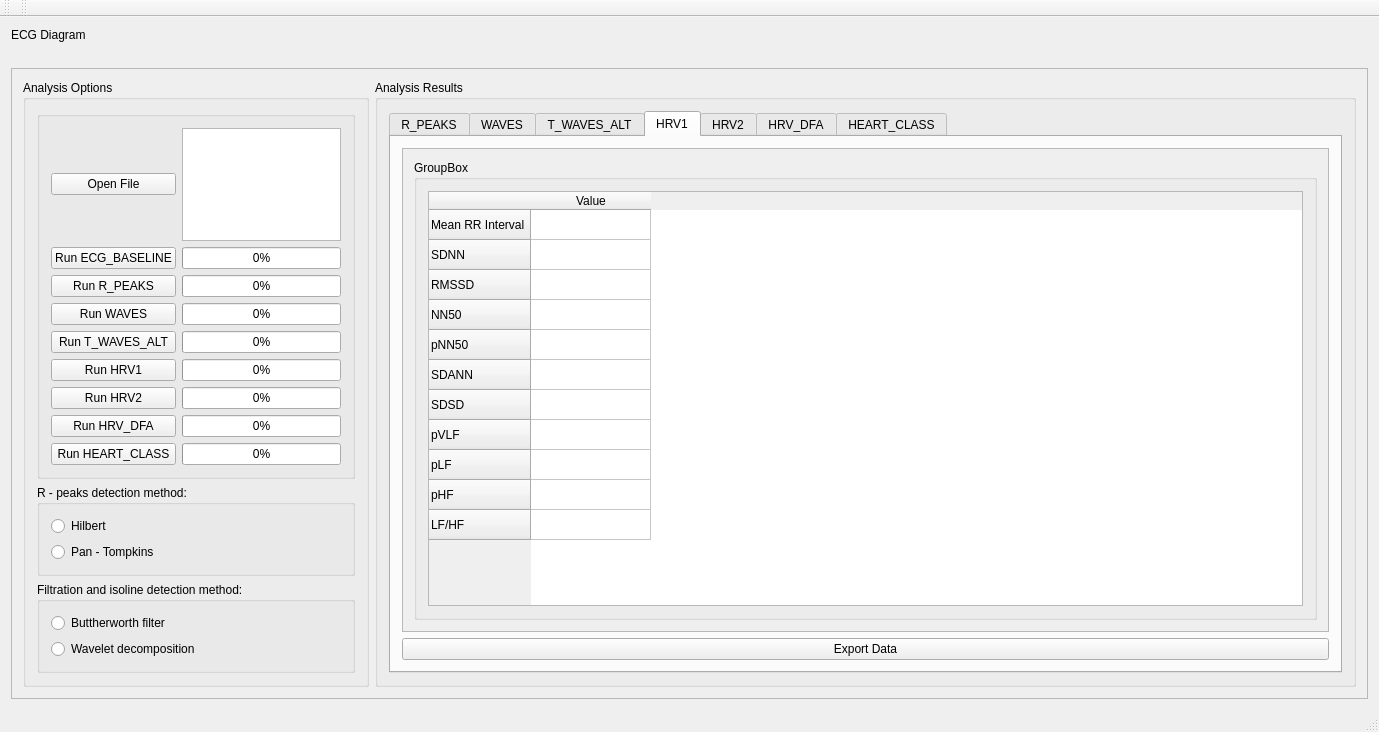
<?xml version="1.0" encoding="UTF-8"?>
<ui version="4.0">
 <class>MainWindow</class>
 <widget class="QMainWindow" name="MainWindow">
  <property name="geometry">
   <rect>
    <x>0</x>
    <y>0</y>
    <width>1379</width>
    <height>732</height>
   </rect>
  </property>
  <property name="windowTitle">
   <string>MainWindow</string>
  </property>
  <widget class="QWidget" name="centralWidget">
   <layout class="QVBoxLayout" name="verticalLayout_4">
    <item>
     <widget class="QLabel" name="label">
      <property name="text">
       <string>ECG Diagram</string>
      </property>
     </widget>
    </item>
    <item>
     <widget class="QLabel" name="label_pic">
      <property name="sizePolicy">
       <sizepolicy hsizetype="Preferred" vsizetype="Preferred">
        <horstretch>0</horstretch>
        <verstretch>0</verstretch>
       </sizepolicy>
      </property>
      <property name="text">
       <string/>
      </property>
     </widget>
    </item>
    <item>
     <widget class="QScrollArea" name="scrollArea_8">
      <property name="widgetResizable">
       <bool>true</bool>
      </property>
      <widget class="QWidget" name="scrollAreaWidgetContents_10">
       <property name="geometry">
        <rect>
         <x>0</x>
         <y>0</y>
         <width>1345</width>
         <height>628</height>
        </rect>
       </property>
       <layout class="QHBoxLayout" name="horizontalLayout_4">
        <item>
         <widget class="QGroupBox" name="groupBox_3">
          <property name="maximumSize">
           <size>
            <width>346</width>
            <height>627</height>
           </size>
          </property>
          <property name="title">
           <string>Analysis Options</string>
          </property>
          <layout class="QVBoxLayout" name="verticalLayout">
           <item>
            <widget class="QGroupBox" name="groupBox_4">
             <property name="title">
              <string/>
             </property>
             <layout class="QGridLayout" name="gridLayout_5">
              <item row="3" column="1">
               <widget class="QProgressBar" name="progressBar">
                <property name="value">
                 <number>0</number>
                </property>
               </widget>
              </item>
              <item row="8" column="1">
               <widget class="QProgressBar" name="progressBar_4">
                <property name="value">
                 <number>0</number>
                </property>
               </widget>
              </item>
              <item row="10" column="1">
               <widget class="QProgressBar" name="progressBar_6">
                <property name="value">
                 <number>0</number>
                </property>
               </widget>
              </item>
              <item row="9" column="1">
               <widget class="QProgressBar" name="progressBar_5">
                <property name="value">
                 <number>0</number>
                </property>
               </widget>
              </item>
              <item row="1" column="1">
               <widget class="QTextBrowser" name="textBrowser">
                <property name="sizePolicy">
                 <sizepolicy hsizetype="Preferred" vsizetype="Preferred">
                  <horstretch>0</horstretch>
                  <verstretch>0</verstretch>
                 </sizepolicy>
                </property>
               </widget>
              </item>
              <item row="9" column="0">
               <widget class="QPushButton" name="RunHRV2">
                <property name="text">
                 <string>Run HRV2</string>
                </property>
               </widget>
              </item>
              <item row="8" column="0">
               <widget class="QPushButton" name="RunHRV1">
                <property name="text">
                 <string>Run HRV1</string>
                </property>
               </widget>
              </item>
              <item row="6" column="0">
               <widget class="QPushButton" name="RunWAVES">
                <property name="text">
                 <string>Run WAVES</string>
                </property>
               </widget>
              </item>
              <item row="1" column="0">
               <widget class="QPushButton" name="OpenFile">
                <property name="text">
                 <string>Open File</string>
                </property>
               </widget>
              </item>
              <item row="6" column="1">
               <widget class="QProgressBar" name="progressBar_2">
                <property name="value">
                 <number>0</number>
                </property>
               </widget>
              </item>
              <item row="11" column="0">
               <widget class="QPushButton" name="RunHEART_CLASS">
                <property name="text">
                 <string>Run HEART_CLASS</string>
                </property>
               </widget>
              </item>
              <item row="11" column="1">
               <widget class="QProgressBar" name="progressBar_7">
                <property name="value">
                 <number>0</number>
                </property>
               </widget>
              </item>
              <item row="7" column="1">
               <widget class="QProgressBar" name="progressBar_3">
                <property name="value">
                 <number>0</number>
                </property>
               </widget>
              </item>
              <item row="3" column="0">
               <widget class="QPushButton" name="RunR_PEAKS">
                <property name="enabled">
                 <bool>true</bool>
                </property>
                <property name="text">
                 <string>Run R_PEAKS</string>
                </property>
               </widget>
              </item>
              <item row="7" column="0">
               <widget class="QPushButton" name="RunT_WAVES_ALT">
                <property name="text">
                 <string>Run T_WAVES_ALT</string>
                </property>
               </widget>
              </item>
              <item row="10" column="0">
               <widget class="QPushButton" name="RunHRV_DFA">
                <property name="text">
                 <string>Run HRV_DFA</string>
                </property>
               </widget>
              </item>
              <item row="2" column="0">
               <widget class="QPushButton" name="pushButton">
                <property name="text">
                 <string>Run ECG_BASELINE</string>
                </property>
               </widget>
              </item>
              <item row="2" column="1">
               <widget class="QProgressBar" name="progressBar_8">
                <property name="value">
                 <number>0</number>
                </property>
               </widget>
              </item>
             </layout>
            </widget>
           </item>
           <item>
            <widget class="QGroupBox" name="groupBox_5">
             <property name="title">
              <string>R - peaks detection method:</string>
             </property>
             <layout class="QVBoxLayout" name="verticalLayout_6">
              <item>
               <widget class="QRadioButton" name="radioButton_4">
                <property name="text">
                 <string>Hilbert</string>
                </property>
               </widget>
              </item>
              <item>
               <widget class="QRadioButton" name="radioButton_3">
                <property name="text">
                 <string>Pan - Tompkins</string>
                </property>
               </widget>
              </item>
             </layout>
            </widget>
           </item>
           <item>
            <widget class="QGroupBox" name="groupBox_7">
             <property name="enabled">
              <bool>true</bool>
             </property>
             <property name="title">
              <string>Filtration and isoline detection method:</string>
             </property>
             <layout class="QVBoxLayout" name="verticalLayout_3">
              <item>
               <widget class="QRadioButton" name="radioButton_2">
                <property name="text">
                 <string>Buttherworth filter</string>
                </property>
               </widget>
              </item>
              <item>
               <widget class="QRadioButton" name="radioButton">
                <property name="text">
                 <string>Wavelet decomposition</string>
                </property>
               </widget>
              </item>
             </layout>
            </widget>
           </item>
          </layout>
         </widget>
        </item>
        <item>
         <widget class="QGroupBox" name="groupBox_2">
          <property name="title">
           <string>Analysis Results</string>
          </property>
          <layout class="QGridLayout" name="gridLayout">
           <item row="0" column="0">
            <widget class="QTabWidget" name="Tab">
             <property name="currentIndex">
              <number>3</number>
             </property>
             <widget class="QWidget" name="R_PEAKS">
              <attribute name="title">
               <string>R_PEAKS</string>
              </attribute>
              <layout class="QVBoxLayout" name="verticalLayout_5">
               <item>
                <widget class="QScrollArea" name="scrollArea">
                 <property name="widgetResizable">
                  <bool>true</bool>
                 </property>
                 <widget class="QWidget" name="scrollAreaWidgetContents">
                  <property name="geometry">
                   <rect>
                    <x>0</x>
                    <y>0</y>
                    <width>927</width>
                    <height>484</height>
                   </rect>
                  </property>
                  <layout class="QGridLayout" name="gridLayout_4">
                   <item row="0" column="0" alignment="Qt::AlignHCenter">
                    <widget class="QTableWidget" name="tableWidget">
                     <property name="enabled">
                      <bool>true</bool>
                     </property>
                     <property name="sizePolicy">
                      <sizepolicy hsizetype="Expanding" vsizetype="Expanding">
                       <horstretch>0</horstretch>
                       <verstretch>0</verstretch>
                      </sizepolicy>
                     </property>
                     <property name="minimumSize">
                      <size>
                       <width>256</width>
                       <height>0</height>
                      </size>
                     </property>
                     <property name="maximumSize">
                      <size>
                       <width>256</width>
                       <height>16777215</height>
                      </size>
                     </property>
                     <property name="autoFillBackground">
                      <bool>false</bool>
                     </property>
                     <attribute name="horizontalHeaderDefaultSectionSize">
                      <number>220</number>
                     </attribute>
                     <row>
                      <property name="text">
                       <string>1.</string>
                      </property>
                     </row>
                     <row>
                      <property name="text">
                       <string>2.</string>
                      </property>
                     </row>
                     <row>
                      <property name="text">
                       <string>3.</string>
                      </property>
                     </row>
                     <row>
                      <property name="text">
                       <string>4.</string>
                      </property>
                     </row>
                     <row>
                      <property name="text">
                       <string>5.</string>
                      </property>
                     </row>
                     <row>
                      <property name="text">
                       <string>6.</string>
                      </property>
                     </row>
                     <row>
                      <property name="text">
                       <string>7.</string>
                      </property>
                     </row>
                     <row>
                      <property name="text">
                       <string>8.</string>
                      </property>
                     </row>
                     <row>
                      <property name="text">
                       <string>9.</string>
                      </property>
                     </row>
                     <row>
                      <property name="text">
                       <string>10.</string>
                      </property>
                     </row>
                     <row>
                      <property name="text">
                       <string>11.</string>
                      </property>
                     </row>
                     <row>
                      <property name="text">
                       <string>12.</string>
                      </property>
                     </row>
                     <row>
                      <property name="text">
                       <string>13.</string>
                      </property>
                     </row>
                     <row>
                      <property name="text">
                       <string>14.</string>
                      </property>
                     </row>
                     <row>
                      <property name="text">
                       <string>15.</string>
                      </property>
                     </row>
                     <column>
                      <property name="text">
                       <string>R_Peak_Position [sec]</string>
                      </property>
                     </column>
                     <item row="0" column="0">
                      <property name="text">
                       <string>0.501</string>
                      </property>
                     </item>
                     <item row="1" column="0">
                      <property name="text">
                       <string>1.009</string>
                      </property>
                     </item>
                     <item row="2" column="0">
                      <property name="text">
                       <string>1.595</string>
                      </property>
                     </item>
                     <item row="3" column="0">
                      <property name="text">
                       <string>2.181</string>
                      </property>
                     </item>
                     <item row="4" column="0">
                      <property name="text">
                       <string>2.759</string>
                      </property>
                     </item>
                     <item row="5" column="0">
                      <property name="text">
                       <string>3.345</string>
                      </property>
                     </item>
                     <item row="6" column="0">
                      <property name="text">
                       <string>3.931</string>
                      </property>
                     </item>
                     <item row="7" column="0">
                      <property name="text">
                       <string>4.509</string>
                      </property>
                     </item>
                     <item row="8" column="0">
                      <property name="text">
                       <string>5.087</string>
                      </property>
                     </item>
                     <item row="9" column="0">
                      <property name="text">
                       <string>5.673</string>
                      </property>
                     </item>
                     <item row="10" column="0">
                      <property name="text">
                       <string>6.251</string>
                      </property>
                     </item>
                     <item row="11" column="0">
                      <property name="text">
                       <string>6.829</string>
                      </property>
                     </item>
                     <item row="12" column="0">
                      <property name="text">
                       <string>7.407</string>
                      </property>
                     </item>
                     <item row="13" column="0">
                      <property name="text">
                       <string>7.985</string>
                      </property>
                     </item>
                     <item row="14" column="0">
                      <property name="text">
                       <string>8.563</string>
                      </property>
                     </item>
                    </widget>
                   </item>
                  </layout>
                 </widget>
                </widget>
               </item>
               <item>
                <widget class="QPushButton" name="ExportData">
                 <property name="text">
                  <string>Export Data</string>
                 </property>
                </widget>
               </item>
              </layout>
             </widget>
             <widget class="QWidget" name="WAVES">
              <attribute name="title">
               <string>WAVES</string>
              </attribute>
              <layout class="QVBoxLayout" name="verticalLayout_7">
               <item>
                <widget class="QScrollArea" name="scrollArea_2">
                 <property name="widgetResizable">
                  <bool>true</bool>
                 </property>
                 <widget class="QWidget" name="scrollAreaWidgetContents_2">
                  <property name="geometry">
                   <rect>
                    <x>0</x>
                    <y>0</y>
                    <width>927</width>
                    <height>484</height>
                   </rect>
                  </property>
                  <layout class="QGridLayout" name="gridLayout_3">
                   <item row="0" column="0">
                    <widget class="QTableWidget" name="tableWidget_2">
                     <attribute name="horizontalHeaderDefaultSectionSize">
                      <number>135</number>
                     </attribute>
                     <row>
                      <property name="text">
                       <string>1.</string>
                      </property>
                     </row>
                     <row>
                      <property name="text">
                       <string>2.</string>
                      </property>
                     </row>
                     <row>
                      <property name="text">
                       <string>3.</string>
                      </property>
                     </row>
                     <row>
                      <property name="text">
                       <string>4.</string>
                      </property>
                     </row>
                     <row>
                      <property name="text">
                       <string>5.</string>
                      </property>
                     </row>
                     <row>
                      <property name="text">
                       <string>6.</string>
                      </property>
                     </row>
                     <row>
                      <property name="text">
                       <string>7.</string>
                      </property>
                     </row>
                     <row>
                      <property name="text">
                       <string>8.</string>
                      </property>
                     </row>
                     <row>
                      <property name="text">
                       <string>9.</string>
                      </property>
                     </row>
                     <row>
                      <property name="text">
                       <string>10.</string>
                      </property>
                     </row>
                     <row>
                      <property name="text">
                       <string>11.</string>
                      </property>
                     </row>
                     <row>
                      <property name="text">
                       <string>12.</string>
                      </property>
                     </row>
                     <row>
                      <property name="text">
                       <string>13.</string>
                      </property>
                     </row>
                     <row>
                      <property name="text">
                       <string>14.</string>
                      </property>
                     </row>
                     <row>
                      <property name="text">
                       <string>15.</string>
                      </property>
                     </row>
                     <column>
                      <property name="text">
                       <string>P_onset [sec]</string>
                      </property>
                     </column>
                     <column>
                      <property name="text">
                       <string>P_end [sec]</string>
                      </property>
                     </column>
                     <column>
                      <property name="text">
                       <string>QRS_onset [sec]</string>
                      </property>
                     </column>
                     <column>
                      <property name="text">
                       <string>QRS_end [sec]</string>
                      </property>
                     </column>
                     <column>
                      <property name="text">
                       <string>T_onset [sec]</string>
                      </property>
                     </column>
                     <column>
                      <property name="text">
                       <string>T_end [sec]</string>
                      </property>
                     </column>
                    </widget>
                   </item>
                  </layout>
                 </widget>
                </widget>
               </item>
               <item>
                <widget class="QPushButton" name="ExportData_2">
                 <property name="text">
                  <string>Export Data</string>
                 </property>
                </widget>
               </item>
              </layout>
             </widget>
             <widget class="QWidget" name="T_WAVES_ALT">
              <attribute name="title">
               <string>T_WAVES_ALT</string>
              </attribute>
              <layout class="QVBoxLayout" name="verticalLayout_9">
               <item>
                <widget class="QScrollArea" name="scrollArea_3">
                 <property name="widgetResizable">
                  <bool>true</bool>
                 </property>
                 <widget class="QWidget" name="scrollAreaWidgetContents_3">
                  <property name="geometry">
                   <rect>
                    <x>0</x>
                    <y>0</y>
                    <width>927</width>
                    <height>484</height>
                   </rect>
                  </property>
                  <layout class="QGridLayout" name="gridLayout_2">
                   <item row="1" column="0">
                    <widget class="QGroupBox" name="groupBox">
                     <property name="title">
                      <string>GroupBox</string>
                     </property>
                     <layout class="QHBoxLayout" name="horizontalLayout_2"/>
                    </widget>
                   </item>
                  </layout>
                 </widget>
                </widget>
               </item>
               <item>
                <widget class="QPushButton" name="ExportData_3">
                 <property name="text">
                  <string>Export Data</string>
                 </property>
                </widget>
               </item>
              </layout>
             </widget>
             <widget class="QWidget" name="HRV1">
              <attribute name="title">
               <string>HRV1</string>
              </attribute>
              <layout class="QVBoxLayout" name="verticalLayout_8">
               <item>
                <widget class="QScrollArea" name="scrollArea_4">
                 <property name="widgetResizable">
                  <bool>true</bool>
                 </property>
                 <widget class="QWidget" name="scrollAreaWidgetContents_4">
                  <property name="geometry">
                   <rect>
                    <x>0</x>
                    <y>0</y>
                    <width>927</width>
                    <height>484</height>
                   </rect>
                  </property>
                  <layout class="QGridLayout" name="gridLayout_6">
                   <item row="0" column="0">
                    <widget class="QGroupBox" name="groupBox_8">
                     <property name="title">
                      <string>GroupBox</string>
                     </property>
                     <layout class="QHBoxLayout" name="horizontalLayout_3">
                      <item>
                       <widget class="QTableWidget" name="tableWidget_3">
                        <attribute name="horizontalHeaderDefaultSectionSize">
                         <number>120</number>
                        </attribute>
                        <row>
                         <property name="text">
                          <string>Mean RR Interval</string>
                         </property>
                        </row>
                        <row>
                         <property name="text">
                          <string>SDNN</string>
                         </property>
                        </row>
                        <row>
                         <property name="text">
                          <string>RMSSD</string>
                         </property>
                        </row>
                        <row>
                         <property name="text">
                          <string>NN50</string>
                         </property>
                        </row>
                        <row>
                         <property name="text">
                          <string>pNN50</string>
                         </property>
                        </row>
                        <row>
                         <property name="text">
                          <string>SDANN</string>
                         </property>
                        </row>
                        <row>
                         <property name="text">
                          <string>SDSD</string>
                         </property>
                        </row>
                        <row>
                         <property name="text">
                          <string>pVLF</string>
                         </property>
                        </row>
                        <row>
                         <property name="text">
                          <string>pLF</string>
                         </property>
                        </row>
                        <row>
                         <property name="text">
                          <string>pHF</string>
                         </property>
                        </row>
                        <row>
                         <property name="text">
                          <string>LF/HF</string>
                         </property>
                        </row>
                        <column>
                         <property name="text">
                          <string>Value</string>
                         </property>
                        </column>
                       </widget>
                      </item>
                     </layout>
                    </widget>
                   </item>
                  </layout>
                 </widget>
                </widget>
               </item>
               <item>
                <widget class="QPushButton" name="ExportData_4">
                 <property name="text">
                  <string>Export Data</string>
                 </property>
                </widget>
               </item>
              </layout>
             </widget>
             <widget class="QWidget" name="HRV2">
              <attribute name="title">
               <string>HRV2</string>
              </attribute>
              <layout class="QVBoxLayout" name="verticalLayout_10">
               <item>
                <widget class="QScrollArea" name="scrollArea_5">
                 <property name="widgetResizable">
                  <bool>true</bool>
                 </property>
                 <widget class="QWidget" name="scrollAreaWidgetContents_5">
                  <property name="geometry">
                   <rect>
                    <x>0</x>
                    <y>0</y>
                    <width>927</width>
                    <height>484</height>
                   </rect>
                  </property>
                  <layout class="QGridLayout" name="gridLayout_7">
                   <item row="0" column="0">
                    <widget class="QGroupBox" name="groupBox_9">
                     <property name="title">
                      <string>GroupBox</string>
                     </property>
                    </widget>
                   </item>
                  </layout>
                 </widget>
                </widget>
               </item>
               <item>
                <widget class="QPushButton" name="ExportData_5">
                 <property name="text">
                  <string>Export Data</string>
                 </property>
                </widget>
               </item>
              </layout>
             </widget>
             <widget class="QWidget" name="HRV_DFA">
              <attribute name="title">
               <string>HRV_DFA</string>
              </attribute>
              <layout class="QVBoxLayout" name="verticalLayout_11">
               <item>
                <widget class="QScrollArea" name="scrollArea_6">
                 <property name="widgetResizable">
                  <bool>true</bool>
                 </property>
                 <widget class="QWidget" name="scrollAreaWidgetContents_6">
                  <property name="geometry">
                   <rect>
                    <x>0</x>
                    <y>0</y>
                    <width>927</width>
                    <height>484</height>
                   </rect>
                  </property>
                  <layout class="QGridLayout" name="gridLayout_8">
                   <item row="0" column="0">
                    <widget class="QGroupBox" name="groupBox_10">
                     <property name="title">
                      <string>GroupBox</string>
                     </property>
                    </widget>
                   </item>
                  </layout>
                 </widget>
                </widget>
               </item>
               <item>
                <widget class="QPushButton" name="ExportData_6">
                 <property name="text">
                  <string>Export Data</string>
                 </property>
                </widget>
               </item>
              </layout>
             </widget>
             <widget class="QWidget" name="HEART_CLASS">
              <attribute name="title">
               <string>HEART_CLASS</string>
              </attribute>
              <layout class="QVBoxLayout" name="verticalLayout_12">
               <item>
                <widget class="QScrollArea" name="scrollArea_7">
                 <property name="widgetResizable">
                  <bool>true</bool>
                 </property>
                 <widget class="QWidget" name="scrollAreaWidgetContents_7">
                  <property name="geometry">
                   <rect>
                    <x>0</x>
                    <y>0</y>
                    <width>927</width>
                    <height>484</height>
                   </rect>
                  </property>
                  <layout class="QGridLayout" name="gridLayout_9">
                   <item row="0" column="0">
                    <widget class="QGroupBox" name="groupBox_11">
                     <property name="title">
                      <string>GroupBox</string>
                     </property>
                    </widget>
                   </item>
                  </layout>
                 </widget>
                </widget>
               </item>
               <item>
                <widget class="QPushButton" name="ExportData_7">
                 <property name="text">
                  <string>Export Data</string>
                 </property>
                </widget>
               </item>
              </layout>
             </widget>
            </widget>
           </item>
          </layout>
         </widget>
        </item>
       </layout>
      </widget>
     </widget>
    </item>
   </layout>
  </widget>
  <widget class="QToolBar" name="mainToolBar">
   <attribute name="toolBarArea">
    <enum>TopToolBarArea</enum>
   </attribute>
   <attribute name="toolBarBreak">
    <bool>false</bool>
   </attribute>
  </widget>
  <widget class="QStatusBar" name="statusBar"/>
  <widget class="QToolBar" name="toolBar">
   <property name="windowTitle">
    <string>toolBar</string>
   </property>
   <attribute name="toolBarArea">
    <enum>TopToolBarArea</enum>
   </attribute>
   <attribute name="toolBarBreak">
    <bool>false</bool>
   </attribute>
  </widget>
  <action name="actionOpen">
   <property name="text">
    <string>Open ...</string>
   </property>
  </action>
 </widget>
 <layoutdefault spacing="6" margin="11"/>
 <resources/>
 <connections/>
</ui>
